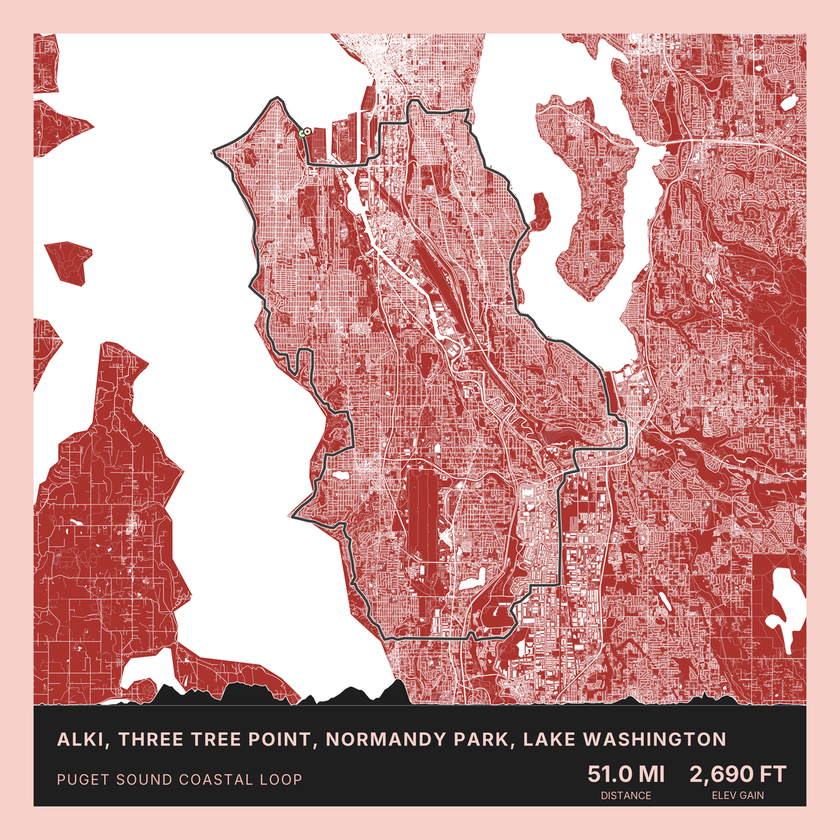
#> input picture examples/full/alki-three-tree-point-normandy-park-lake-washington-coral.png, 840 x 840 px, shrunk from 1200 x 1200 before the run
$ python add-image-label.py --input ../examples/full --output out
#> lines starting #> are read from the running program, lines starting #| are printed output that depends on the picture
#!/usr/bin/env python3
# Copyright (c) 2026 Paul Stothard
# SPDX-License-Identifier: MIT
"""
Add text labels to images with optional white background.

Usage:
    python scripts/add-image-label.py --input output/ --output labeled/ --label-pattern "{scheme}" --position upper-right
    python scripts/add-image-label.py --input output/ --output labeled/ --label "CORAL" --position upper-right --background white
"""
import argparse
from pathlib import Path
from PIL import Image, ImageDraw, ImageFont


# Generated map outputs can legitimately exceed Pillow's default pixel limit.
Image.MAX_IMAGE_PIXELS = None


def extract_scheme_from_filename(filename: str) -> str:
    """Extract scheme name from filename like 'banff-ab-coral.png' -> 'coral'"""
    stem = Path(filename).stem
    parts = stem.split("-")
    if len(parts) >= 2:
        return parts[-1]
    return stem


def add_label_to_image(
    image_path: Path,
    output_path: Path,
    label_text: str,
    position: str = "upper-right",
    background_color: str | None = "white",
    text_color: str = "black",
    padding: int = 20,
    font_size: int | None = None,
) -> None:
    """Add a text label to an image with optional background."""
#> called with label_text = 'CORAL', position = 'upper-right', background_color = 'white', text_color = 'black', padding = 20
    with Image.open(image_path) as img:
        # Convert to RGB if needed
#> img is the input picture: PIL image 840x840 RGBA; mean R, G, B, A 199.8, 154.6, 152, 255
        if img.mode != "RGB":
            img = img.convert("RGB")
#> img: PIL image 840x840 RGB

        draw = ImageDraw.Draw(img)

        # Auto-size font based on image dimensions if not specified
        if font_size is None:
            font_size = max(24, int(img.height * 0.025))
#> font_size = 24

        # Try to load a nice font, fall back to default
        try:
            font = ImageFont.truetype("/System/Library/Fonts/Helvetica.ttc", font_size)
        except:
            try:
                font = ImageFont.truetype(
                    "/usr/share/fonts/truetype/dejavu/DejaVuSans-Bold.ttf", font_size
                )
            except:
                font = ImageFont.load_default()

        # Get text bounding box
        bbox = draw.textbbox((0, 0), label_text, font=font)
#> bbox = (0, 5, 82, 23)
        text_width = bbox[2] - bbox[0]
#> text_width = 82
        text_height = bbox[3] - bbox[1]
#> text_height = 18

        # Calculate position
        if position == "upper-right":
            x = img.width - text_width - padding * 2
#> x = 718
            y = padding
        elif position == "upper-left":
            x = padding
            y = padding
        elif position == "lower-right":
            x = img.width - text_width - padding * 2
            y = img.height - text_height - padding * 2
        elif position == "lower-left":
            x = padding
            y = img.height - text_height - padding * 2
        else:
            # Default to upper-right
            x = img.width - text_width - padding * 2
            y = padding

        # Draw background rectangle if specified
        if background_color:
            bg_rect = [
                x - padding // 2,
                y - padding // 2,
                x + text_width + padding // 2,
                y + text_height + padding // 2,
            ]
#> bg_rect = [708, 10, 810, 48]
            draw.rectangle(bg_rect, fill=background_color)

        # Draw text
        draw.text((x, y), label_text, fill=text_color, font=font)

        # Save
        img.save(output_path, optimize=True)
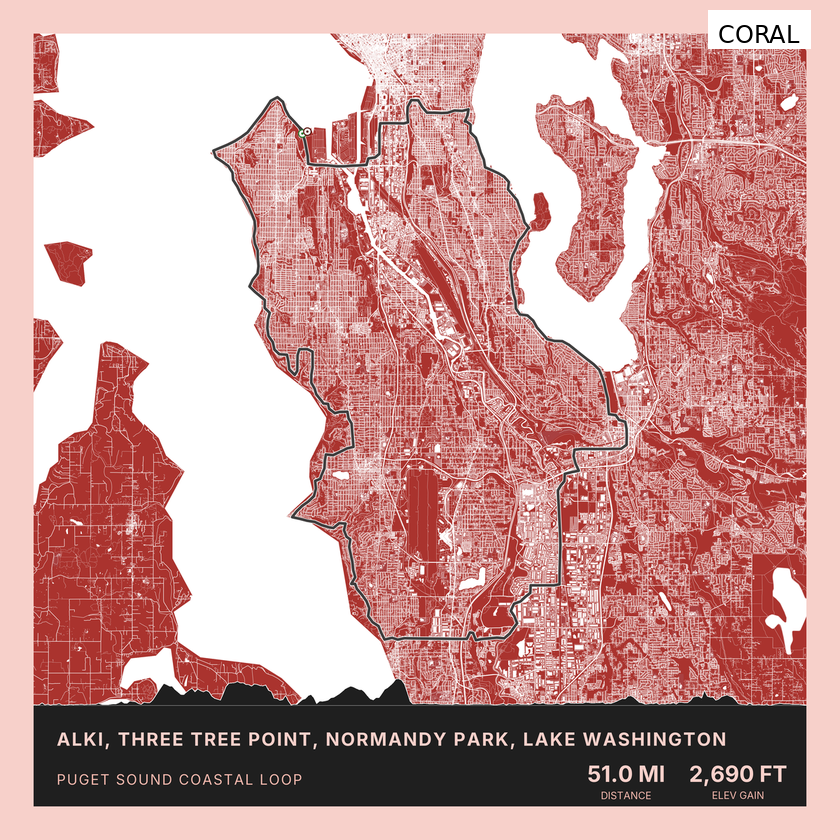
#> saved as alki-three-tree-point-normandy-park-lake-washington-coral.png: PIL image 840x840 RGB; mean R, G, B 199.7, 154.9, 152.3


def add_labels_to_images(
    input_dir: str | Path,
    output_dir: str | Path,
    label_text: str | None = None,
    label_pattern: str | None = None,
    position: str = "upper-right",
    background_color: str | None = "white",
    text_color: str = "black",
    padding: int = 20,
    font_size: int | None = None,
) -> None:
    """Add labels to all images in input directory."""
    input_dir = Path(input_dir)
    output_dir = Path(output_dir)
    output_dir.mkdir(parents=True, exist_ok=True)

    images = list(input_dir.rglob("*.png")) + list(input_dir.rglob("*.jpg"))
    if not images:
        print(f"No images found in {input_dir}")
        return

    for src in sorted(images):
        # Determine label text
        if label_pattern:
            if "{scheme}" in label_pattern:
                scheme = extract_scheme_from_filename(src.name)
                final_label = label_pattern.replace("{scheme}", scheme.upper())
            elif "{filename}" in label_pattern:
                final_label = label_pattern.replace("{filename}", src.stem)
            else:
                final_label = label_pattern
        elif label_text:
            final_label = label_text
        else:
            # Default to scheme name
            final_label = extract_scheme_from_filename(src.name).upper()

        dest = output_dir / src.name

        add_label_to_image(
            src,
            dest,
            final_label,
            position=position,
            background_color=background_color,
            text_color=text_color,
            padding=padding,
            font_size=font_size,
        )

        print(f"  ✓ {src.name} → {final_label}")
#> pass 2 of the loop in add_labels_to_images, `for src in sorted(images):`:
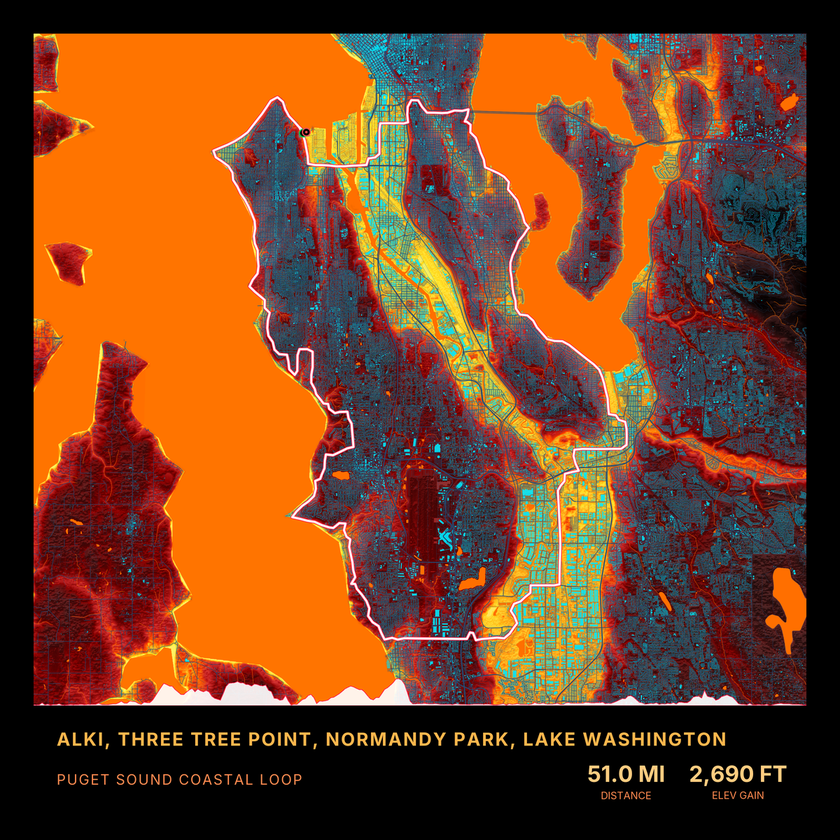
#> input picture examples/full/alki-three-tree-point-normandy-park-lake-washington-lava.png, 840 x 840 px, shrunk from 1200 x 1200 before the run
#> in add_label_to_image, img is the input picture: PIL image 840x840 RGBA; mean R, G, B, A 118.9, 66.7, 33.7, 255
#> img: PIL image 840x840 RGB
#> bbox = (0, 5, 61, 23)
#> text_width = 61
#> x = 739
#> bg_rect = [729, 10, 810, 48]
#> in add_label_to_image (call 2), `img.save(output_path, optimize=True)`:
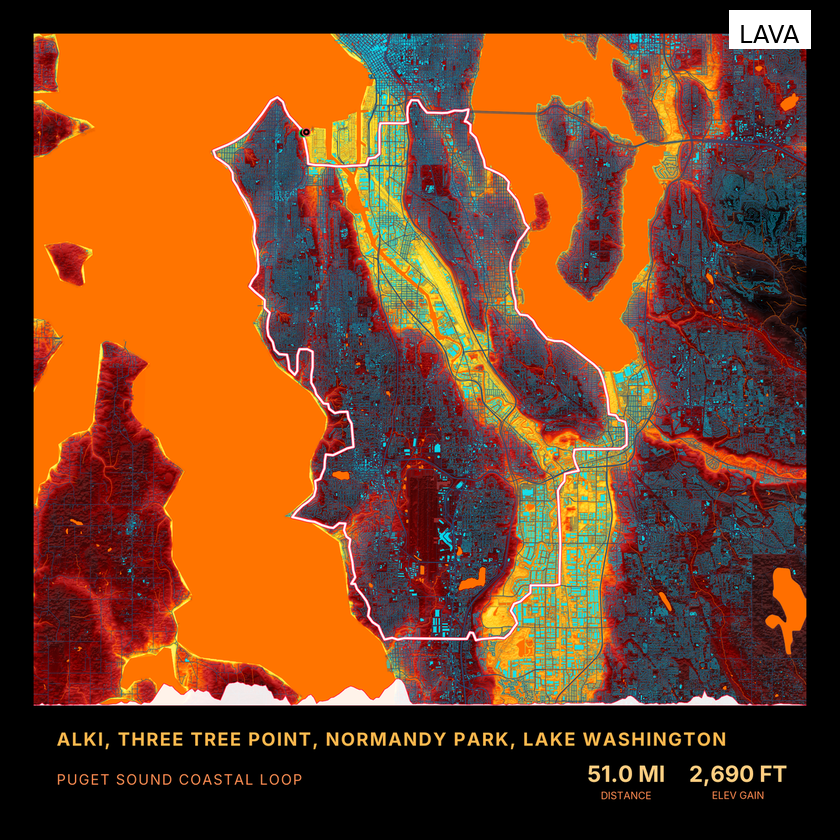
#> saved as alki-three-tree-point-normandy-park-lake-washington-lava.png: PIL image 840x840 RGB; mean R, G, B 119.8, 67.6, 34.6

    print(f"\n✓ {len(images)} image(s) labeled and saved to {output_dir}/")


def main() -> None:
    parser = argparse.ArgumentParser(
        description="Add text labels to images with optional background"
    )
    parser.add_argument("--input", required=True, help="Input directory")
    parser.add_argument("--output", required=True, help="Output directory")
    parser.add_argument("--label", type=str, help="Fixed label text for all images")
    parser.add_argument(
        "--label-pattern",
        type=str,
        help='Label pattern with {scheme} or {filename} (e.g., "{scheme}")',
    )
    parser.add_argument(
        "--position",
        type=str,
        default="upper-right",
        choices=["upper-right", "upper-left", "lower-right", "lower-left"],
        help="Label position (default: upper-right)",
    )
    parser.add_argument(
        "--background",
        type=str,
        default="white",
        help='Background color (e.g., "white", "#ffffff", or "none" for transparent)',
    )
    parser.add_argument(
        "--text-color", type=str, default="black", help='Text color (default: "black")'
    )
    parser.add_argument(
        "--padding", type=int, default=20, help="Padding around text (default: 20px)"
    )
    parser.add_argument(
        "--font-size",
        type=int,
        help="Font size in pixels (auto if not specified)",
    )

    args = parser.parse_args()

    # Handle "none" for transparent background
    bg_color = None if args.background.lower() == "none" else args.background

    add_labels_to_images(
        args.input,
        args.output,
        label_text=args.label,
        label_pattern=args.label_pattern,
        position=args.position,
        background_color=bg_color,
        text_color=args.text_color,
        padding=args.padding,
        font_size=args.font_size,
    )


if __name__ == "__main__":
    main()
